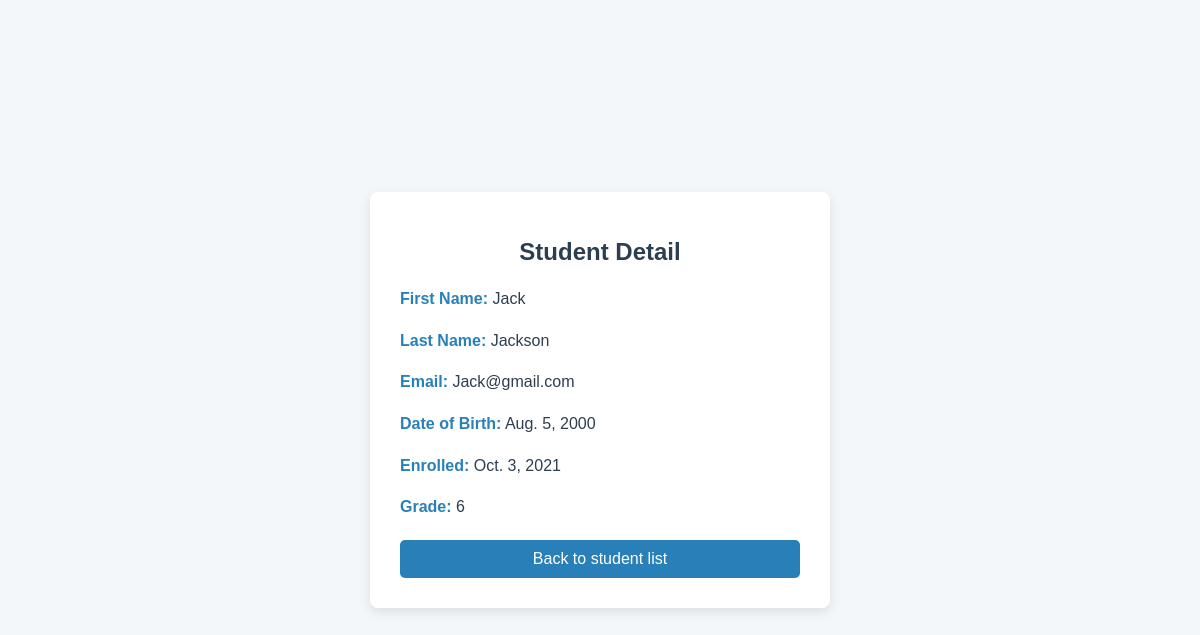
The app's page /students/8/ with its own data.
### blog/models.py (models this page shows, shortened)
class Student(models.Model):
    first_name = models.CharField(max_length=30)
    last_name = models.CharField(max_length=30)
    email = models.EmailField(
        max_length=254,
        validators=[EmailValidator(message="Enter a valid email address.")]
    )
    date_of_birth = models.DateField()
    enrolled = models.DateField()
    grade = models.IntegerField(
        validators=[MinValueValidator(1), MaxValueValidator(12)]
    )
    class Meta:
        verbose_name_plural = "Students"

### blog/views.py (the view)
# urls.py: path('students/<int:student_id>/', views.student_detail, name='student_detail'),
def student_detail(request, student_id):
    student = get_object_or_404(Student, pk=student_id)  # Automatically raises 404 if student does not exist
    return render(request, "blog/student_detail.html", {"student": student})

### blog/templates/blog/student_detail.html (shortened to what this page needs)
<!DOCTYPE html>
<html lang="en">
<head>
</head>
<body>
    <div class="container">
        <h1>Student Detail</h1>
        <p><strong>First Name:</strong> {{ student.first_name }}</p>
        <p><strong>Last Name:</strong> {{ student.last_name }}</p>
        <p><strong>Email:</strong> {{ student.email }}</p>
        <p><strong>Date of Birth:</strong> {{ student.date_of_birth }}</p>
        <p><strong>Enrolled:</strong> {{ student.enrolled }}</p>
        <p><strong>Grade:</strong> {{ student.grade }}</p>
        <a href="{% url 'student_list' %}">Back to student list</a>
    </div>
</body>
</html>

### blog/templates/blog/student_detail.html (style rules this page uses)
body { font-family: Arial, sans-serif; background-color: #f4f7f9; display: flex; justify-content: center; align-items: center; height: 100vh; margin: 0; }
.container { background-color: white; padding: 30px; border-radius: 8px; box-shadow: 0px 4px 12px rgba(0, 0, 0, 0.1); max-width: 400px; width: 100%; }
h1 { text-align: center; font-size: 24px; color: #2c3e50; margin-bottom: 20px; }
p { font-size: 16px; line-height: 1.6; color: #2c3e50; }
strong { color: #2980b9; }
a { display: block; text-align: center; background-color: #2980b9; color: white; padding: 10px 20px; border-radius: 5px; text-decoration: none; font-weight: 500; margin-top: 20px; transition: background-color 0.3s ease; }

### records on screen
Student: first_name "Jack", last_name "Jackson", email "Jack@gmail.com", date_of_birth "Aug. 5, 2000", enrolled "Oct. 3, 2021", grade "6"
